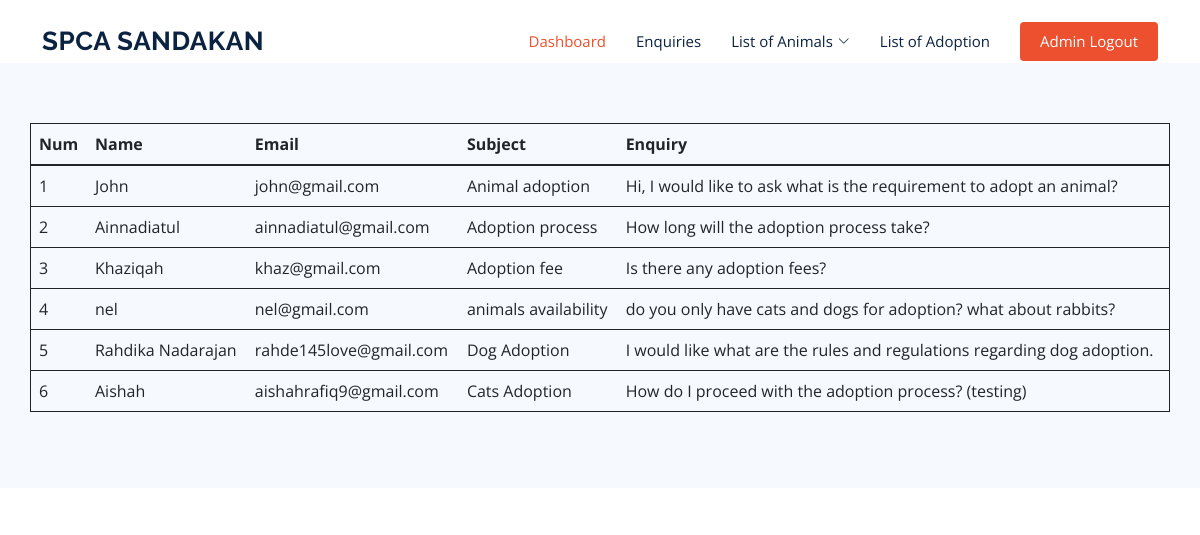
The app's page /list_of_enquiry.php with its own data.
### tables this page shows
CREATE TABLE `enquiry` (
  `id_enquiry` int(4) NOT NULL,
  `name` text NOT NULL,
  `email` varchar(255) NOT NULL,
  `subject` varchar(255) NOT NULL,
  `message` varchar(255) NOT NULL
);

### list_of_enquiry.php (the view, shortened to what this page needs)
<?php
include("include/connection.php");
?>
<!DOCTYPE html>
<html lang="en">
<head>
  <link href="assets/vendor/animate.css/animate.min.css" rel="stylesheet">
  <link href="assets/vendor/aos/aos.css" rel="stylesheet">
  <link href="assets/vendor/bootstrap/css/bootstrap.min.css" rel="stylesheet">
  <link href="assets/vendor/bootstrap-icons/bootstrap-icons.css" rel="stylesheet">
  <link href="assets/vendor/boxicons/css/boxicons.min.css" rel="stylesheet">
  <link href="assets/vendor/glightbox/css/glightbox.min.css" rel="stylesheet">
  <link href="assets/vendor/remixicon/remixicon.css" rel="stylesheet">
  <link href="assets/vendor/swiper/swiper-bundle.min.css" rel="stylesheet">
  <link href="assets/css/style.css" rel="stylesheet">
</head>
<body>
   <header id="header" class="fixed-top">
    <div class="container d-flex align-items-center justify-content-between">
      <h1 class="logo"><a href="dashboard.php">SPCA SANDAKAN</a></h1>
      <nav id="navbar" class="navbar">
        <ul>
          	<li><a class="nav-link scrollto active" href="dashboard.php">Dashboard</a></li>
			<li><a class="nav-link scrollto" href="list_of_enquiry.php">Enquiries</a></li>
			<li class="dropdown"><a href="#"><span>List of Animals</span> <i class="bi bi-chevron-down"></i></a>
			</li>
          <li><a class="nav-link scrollto" href="list_of_adoptions.php">List of Adoption</a></li>
          <li><a class="getstarted scrollto" href="index.php">Admin Logout</a></li>
        </ul>
      </nav>
    </div>
	<section id="team" class="team section-bg">
		<div class="container" data-aos="fade-up">
			<div class="row">
				<table class="table border border-dark">
					<thead class="thead-secondary">
						<tr>
							<th scope="col">Num</th>
							<th scope="col">Name</th>
							<th scope="col">Email</th>
							<th scope="col">Subject</th>
							<th scope="col">Enquiry</th>
						</tr>
					</thead>
					<tbody>
						<?php
						$num=1;
						$result = mysqli_query($conn, "SELECT * FROM enquiry");
						while($row = mysqli_fetch_assoc($result))
						{
						?>
						<tr>
							<td><?php echo $num; ?></td>
							<td><?php echo $row['name']; ?></td>
							<td><?php echo $row['email']; ?></td>
							<td><?php echo $row['subject']; ?></td>
							<td><?php echo $row['message']; ?></td>
						</tr>
						<?php $num++;
						}
						?>
					</tbody>
				</table>
			</div>
		</div>
	</section>
</body>
</html>

### assets/css/style.css (style rules this page uses)
body { font-family: "Open Sans", sans-serif; color: #444444; }
a { color: #ed502e; text-decoration: none; }
h1, h2, h3, h4, h5, h6 { font-family: "Raleway", sans-serif; }
#header { background: #fff; transition: all 0.5s; z-index: 997; padding: 20px 0; }
#header .logo { font-size: 26px; margin: 0; padding: 0; line-height: 1; font-weight: 700; letter-spacing: 0.5px; text-transform: uppercase; }
#header .logo a { color: #0b2341; }
.navbar { padding: 0; }
.navbar ul { margin: 0; padding: 0; display: flex; list-style: none; align-items: center; }
.navbar li { position: relative; }
.navbar a, .navbar a:focus { display: flex; align-items: center; justify-content: space-between; padding: 10px 0 10px 30px; font-size: 15px; color: #0b2341; white-space: nowrap; transition: 0.3s; }
.navbar a i, .navbar a:focus i { font-size: 12px; line-height: 0; margin-left: 5px; }
.navbar a:hover, .navbar .active, .navbar .active:focus, .navbar li:hover > a { color: #ed502e; }
.navbar .getstarted, .navbar .getstarted:focus { background: #ed502e; padding: 8px 20px; margin-left: 30px; border-radius: 4px; color: #fff; }
section { padding: 60px 0; }
.section-bg { background-color: #f6f9fd; }

### records on screen
enquiry: name "John", email "john@gmail.com", subject "Animal adoption", message "Hi, I would like to ask what is the requirement to adopt an animal?"
enquiry: name "Ainnadiatul", email "ainnadiatul@gmail.com", subject "Adoption process", message "How long will the adoption process take?"
enquiry: name "Khaziqah", email "khaz@gmail.com", subject "Adoption fee", message "Is there any adoption fees?"
enquiry: name "nel", email "nel@gmail.com", subject "animals availability", message "do you only have cats and dogs for adoption? what about rabbits?"
enquiry: name "Rahdika Nadarajan", email "rahde145love@gmail.com", subject "Dog Adoption", message "I would like what are the rules and regulations regarding dog adoption."
enquiry: name "Aishah", email "aishahrafiq9@gmail.com", subject "Cats Adoption", message "How do I proceed with the adoption process? (testing)"
